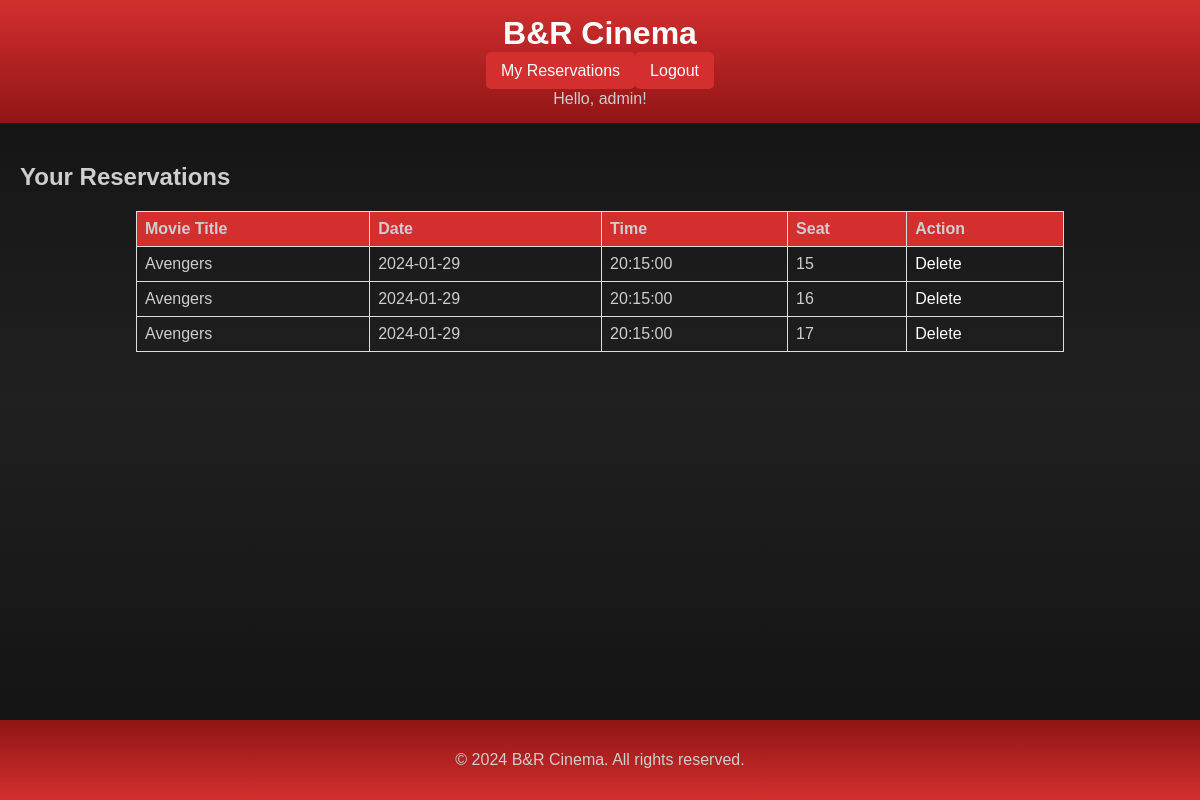
The app's page /webapp/myReservations.php (signed in) with its own data.
### tables this page shows
CREATE TABLE `RESERVATIONS` (
  `id` int NOT NULL AUTO_INCREMENT PRIMARY KEY,
  `user_id` int NOT NULL,
  `seance_id` int NOT NULL,
  `seat_id` int NOT NULL
);

CREATE TABLE `MOVIES` (
  `id` int NOT NULL AUTO_INCREMENT PRIMARY KEY,
  `title` varchar(50) NOT NULL,
  `minutes` int NOT NULL,
  `description` varchar(1000) NOT NULL,
  `image_url` varchar(255) NOT NULL
);

CREATE TABLE SEANCES (
  `id` int NOT NULL AUTO_INCREMENT PRIMARY KEY,
  `movie_id` int NOT NULL,
  `hall_id` int NOT NULL,
  `date` date NOT NULL,
  `start_time` time NOT NULL
);

### webapp/myReservations.php (the view, shortened to what this page needs)
<?php
include('connect.php');
$user_id = $_SESSION['user_id'];
$stmt = $pdo->prepare("SELECT R.*, M.title, S.date, S.start_time FROM RESERVATIONS R
                      INNER JOIN SEANCES S ON R.seance_id = S.id
                      INNER JOIN MOVIES M ON S.movie_id = M.id
                      WHERE R.user_id = :user_id");
$stmt->bindParam(':user_id', $user_id);
$stmt->execute();
$reservations = $stmt->fetchAll(PDO::FETCH_ASSOC);
?>
<!DOCTYPE html>
<html lang="en">
<?php include 'head.php' ?>
<body>
          <?php include 'header.php' ?>
          <section>
                    <h2>Your Reservations</h2>
                    <table>
                              <thead>
                                        <tr>
                                                  <th>Movie Title</th>
                                                  <th>Date</th>
                                                  <th>Time</th>
                                                  <th>Seat</th>
                                                  <th>Action</th>
                                        </tr>
                              </thead>
                              <tbody>
                                        <?php foreach ($reservations as $reservation) : ?>
                                                  <tr>
                                                            <td><?= $reservation['title'] ?></td>
                                                            <td><?= $reservation['date'] ?></td>
                                                            <td><?= $reservation['start_time'] ?></td>
                                                            <td><?= $reservation['seat_id'] ?></td>
                                                            <td>
                                                                      <a href="delete_reservation.php?id=<?= $reservation['id'] ?>">Delete</a>
                                                            </td>
                                                  </tr>
                                        <?php endforeach; ?>
                              </tbody>
                    </table>
          </section>
          <?php include 'footer.php' ?>
</body>
</html>

### webapp/styles.css (style rules this page uses)
body { background: linear-gradient(to bottom, #111111 0%, #202020 50%, #111111 100%); margin: 0; padding: 0; font-family: 'Arial', sans-serif; color: #cecece; min-height: 100vh; display: flex; flex-direction: column; }
section { padding: 20px; flex: 1; }
a { text-decoration: none; outline: none; color: #fff; }
table { width: 80%; margin: 0 auto; border-collapse: collapse; margin-top: 20px; }
th, td { border: 1px solid #ddd; padding: 8px; text-align: left; }
th { background-color: #d32f2f; }

### records on screen
reservations: movies.title "Avengers", seance.date "2024-01-29", seance.start_time "20:15:00", seat "15"
reservations: movies.title "Avengers", seance.date "2024-01-29", seance.start_time "20:15:00", seat "16"
reservations: movies.title "Avengers", seance.date "2024-01-29", seance.start_time "20:15:00", seat "17"

### other values on screen
$_SESSION['username'] "admin"
